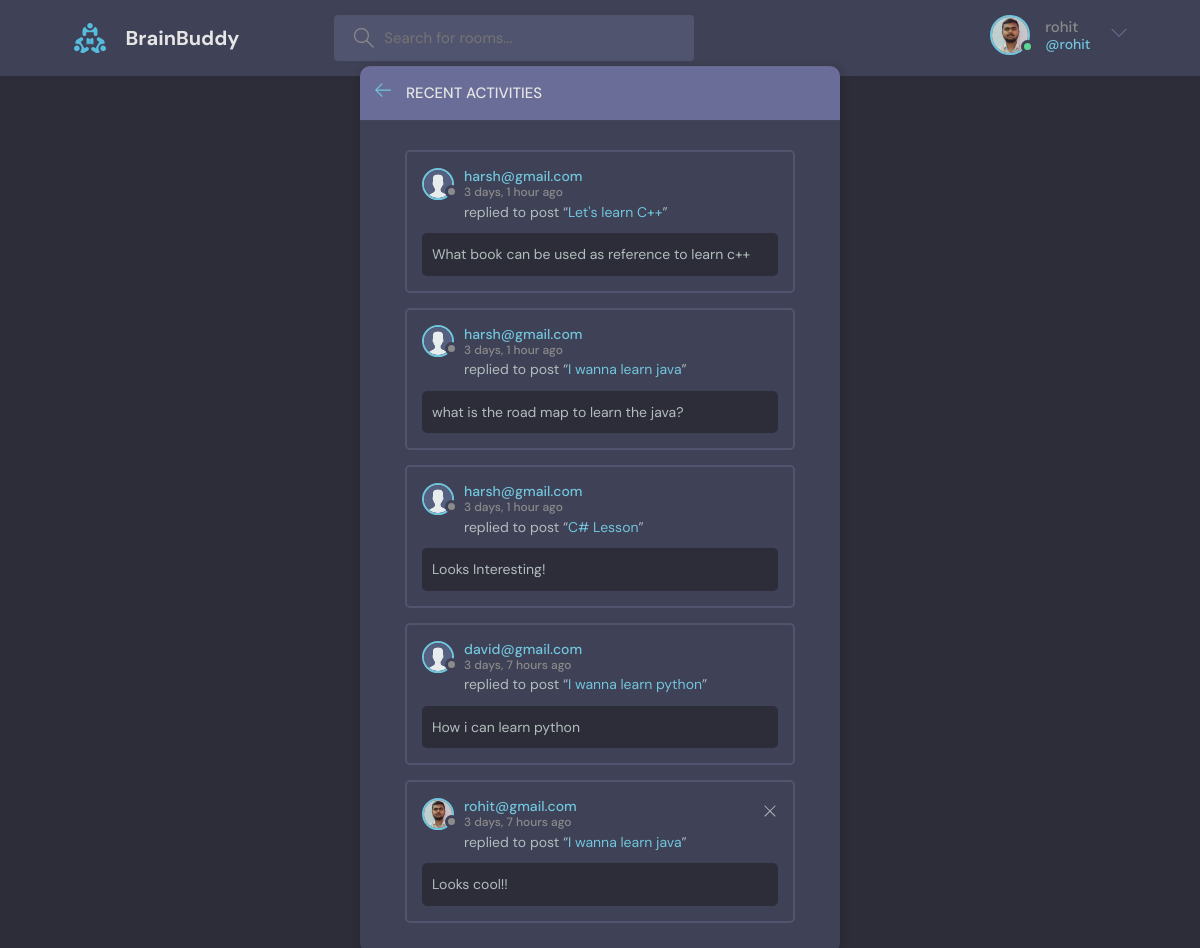
/activity/ (signed in), run on the app's committed database.
### base/models.py (models this page shows, shortened)
class User(AbstractUser):
    name = models.CharField(max_length=200,null=True)
    email = models.EmailField(unique=True,null=True)
    bio = models.TextField(null=True)
    avatar =models.ImageField(null=True,default="avatar.svg")
    USERNAME_FIELD = 'email'
    REQUIRED_FIELDS=[]

class Message(models.Model):
    user = models.ForeignKey(User,on_delete=models.CASCADE)
    room = models.ForeignKey(Room,on_delete=models.CASCADE)
    body = models.TextField()
    updated = models.DateTimeField(auto_now=True)
    created = models.DateTimeField( auto_now_add=True)
    class Meta:
        ordering = ['-updated','-created']

class Room(models.Model):
    host = models.ForeignKey(User,on_delete=models.SET_NULL,null=True)
    topic =  models.ForeignKey(Topic,on_delete=models.SET_NULL,null=True)
    name=models.CharField(max_length=200)
    description =models.TextField(null=True,blank=True)
    participants=models.ManyToManyField(User,related_name='participants',blank=True)
    updated = models.DateTimeField(auto_now=True)
    created = models.DateTimeField( auto_now_add=True)
    class Meta:
        ordering = ['-updated','-created']
    def __str__(self):
        return self.name

### base/views.py (the view)
# urls.py: path('activity/',views.activityPage,name="activity"),
def activityPage(request):
    room_messages = Message.objects.all()
    return render(request,'base/activity.html',{"room_messages":room_messages})

### base/templates/base/activity.html (shortened to what this page needs)
{% extends "main.html" %}
{% block content %}
    <main class="layout">
      <div class="container">
        <div class="layout__box">
          <div class="layout__boxHeader">
            <div class="layout__boxTitle">
              <a href="{% url 'home' %}">
                <svg version="1.1" xmlns="http://www.w3.org/2000/svg" width="32" height="32" viewBox="0 0 32 32">
                  <title>arrow-left</title>
                  <path
                    d="M13.723 2.286l-13.723 13.714 13.719 13.714 1.616-1.611-10.96-10.96h27.625v-2.286h-27.625l10.965-10.965-1.616-1.607z"
                  ></path>
                </svg>
              </a>
              <h3>Recent Activities</h3>
            </div>
          </div>
          <div class="activities-page layout__body">
            {% for message in room_messages  %}
    <div class="activities__box">
      <div class="activities__boxHeader roomListRoom__header">
        <a href='{% url "user-profile" message.user.id %}' class="roomListRoom__author">
          <div class="avatar avatar--small">
            <img src="{{message.user.avatar.url}}" />
          </div>
          <p>
            {{message.user}}
            <span>{{message.created|timesince}}  ago</span>
          </p>
        </a>
        {% if request.user == message.user %}
        <div class="roomListRoom__actions">
          <a href="{% url 'delete-message' message.id %}">
            <svg version="1.1" xmlns="http://www.w3.org/2000/svg" width="32" height="32" viewBox="0 0 32 32">
              <title>remove</title>
              <path
                d="M27.314 6.019l-1.333-1.333-9.98 9.981-9.981-9.981-1.333 1.333 9.981 9.981-9.981 9.98 1.333 1.333 9.981-9.98 9.98 9.98 1.333-1.333-9.98-9.98 9.98-9.981z"
              ></path>
            </svg>
          </a>
        </div>
        {% endif %}
      </div>
      <div class="activities__boxContent">
        <p>replied to post “<a href='{% url "room" message.room.id %}'>{{message.room}}</a>”</p>
        <div class="activities__boxRoomContent">
          {{message.body}}
        </div>
      </div>
    </div>
{% endfor %}
          </div>
        </div>
      </div>
    </main>
    {% endblock content %}

### templates/navbar.html (shortened to what this page needs)
{% load static %}
<header class="header header--loggedIn">
    <div class="container">
      <a href="{% url 'home' %}" class="header__logo">
        <img src="{% static 'images/logo.svg' %}" />
        <h1>BrainBuddy</h1>
      </a>
      <form class="header__search" method="GET" action="{% url 'home' %}">
        <label>
          <input name="q" placeholder="Search for rooms..." />
        </label>
      </form>
      <nav class="header__menu">
        {% if request.user.is_authenticated %}
        <div class="header__user">
          <a href="{% url 'update-user' %}">
            <div class="avatar avatar--medium active">
              <img src="{{request.user.avatar.url}}" />
            </div>
            <p>{{request.user.username}}<span>@{{request.user.username}}</span></p>
          </a>
          <button class="dropdown-button">
            <svg version="1.1" xmlns="http://www.w3.org/2000/svg" width="32" height="32" viewBox="0 0 32 32">
              <title>chevron-down</title>
              <path d="M16 21l-13-13h-3l16 16 16-16h-3l-13 13z"></path>
            </svg>
          </button>
        </div>
        {% else %}
            <a href={% url 'login' %}>
            <img src="{% static 'images/avatar.svg' %}" />
            <p>Login</p>
            </a>
        {% endif%}
      </nav>
    </div>
  </header>

### data on the page
User: user.avatar (picture), user.username "rohit"
Message: user.avatar (placeholder picture), user "harsh@gmail.com", created "3 days, 1 hour", room "Let's learn C++", body "What book can be used as reference to learn c++"
Message: user.avatar (placeholder picture), user "harsh@gmail.com", created "3 days, 1 hour", room "I wanna learn java", body "what is the road map to learn the java?"
Message: user.avatar (placeholder picture), user "harsh@gmail.com", created "3 days, 1 hour", room "C# Lesson", body "Looks Interesting!"
Message: user.avatar (placeholder picture), user "david@gmail.com", created "3 days, 7 hours", room "I wanna learn python", body "How i can learn python"
Message: user.avatar (picture), user "rohit@gmail.com", created "3 days, 7 hours", room "I wanna learn java", body "Looks cool!!"
